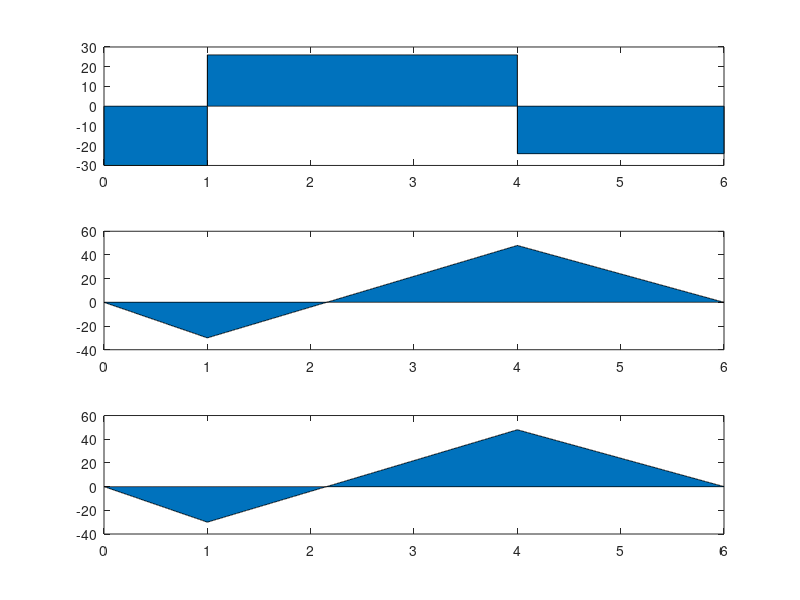

This chart was generated by the following MATLAB code:
clc
clear
x=linspace(0,6,10000);
v=-30*(x>0)+56*(x>1)-50*(x>4)+24*(x>7);
m=-30*(x>0).*(x-0)+56*(x>1).*(x-1)-50*(x>4).*(x-4)+24*(x>7).*(x-7);
mm = cumtrapz(x,v);
subplot(311);
area(x,v);
subplot(312);
area(x,mm);
subplot(313);
area(x,m);